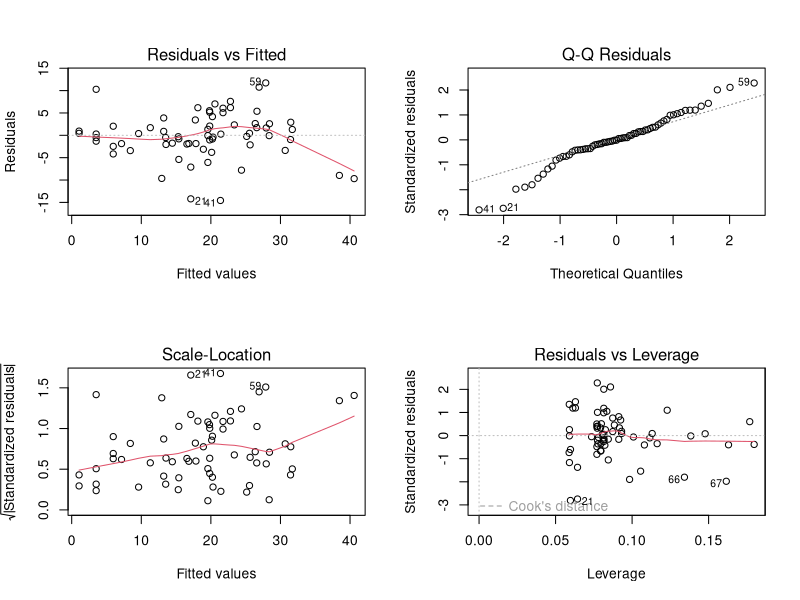

Write the R code that produced this figure.
## ----Q1, eval=TRUE, echo=SOLUTIONS, results=SOLUTIONS, collapse=TRUE---------------------------------------------------
loyn <- read.table("./data/loyn.txt", header = TRUE)
str(loyn)

loyn$LOGAREA <- log10(loyn$AREA)
# create factor GRAZE as it was originally coded as an integer
loyn$FGRAZE <- factor(loyn$GRAZE)
loyn$LOGDIST <- log10(loyn$DIST)
loyn$LOGLDIST <- log10(loyn$LDIST)


## ----Q2, eval=TRUE, echo=SOLUTIONS, results=SOLUTIONS, collapse=TRUE---------------------------------------------------
# Example:

# Rank	|	Predictor	|	Biological effect
# 1	    |	LOGAREA	  |	Large patches containing proportionally
#                     more core habitat: enable persistence of
#                     species with larger home ranges. 
# 3	    |	LOGDIST	  |	?
# ?	    |	LOGLDIST	|	?
# 2	    |	YR.ISOL	  |	?
# ?	    |	ALT		    |	?
# ?	    |	FGRAZE	  |	?

# expect different researchers to come up with different predictions!
# The main limitation is our lack of expert knowledge of the
# study system and area, of course.


## ----Q3, eval=SOLUTIONS, echo=SOLUTIONS, results=SOLUTIONS, collapse=TRUE----------------------------------------------
## VOI<- c("ABUND", "LOGAREA", "LOGDIST", "LOGLDIST", "YR.ISOL", "ALT", "FGRAZE")
## pairs(loyn[, VOI])
## 
## # There is variable degrees of imbalance (correlation) between predictors
## # such as:
## # LOGAREA and FGRAZE,
## # LOGDIST and LOGLDIST (quite expected),
## # YR.ISOL and other variables like LOGAREA or FGRAZE,
## # LOGAREA and ALT,
## # but overall a decent spread of observations across these pairs of predictors.
## 
## # The relationship between the response variable ABUND and all the predictors
## # is visible in the top row:
## #  Some potential correlations present like with LOGAREA (positive),
## # YR.ISOl (positive), maybe ALT (positive) and FGRAZE (negative).


## ----Q4, eval=TRUE, echo=SOLUTIONS, results=SOLUTIONS, collapse=TRUE---------------------------------------------------
M1 <- lm(ABUND ~ LOGDIST + LOGLDIST +
                 YR.ISOL + ALT + LOGAREA * FGRAZE,
         data = loyn)


## ----Q5, eval=TRUE, echo=SOLUTIONS, results=SOLUTIONS, collapse=TRUE---------------------------------------------------
summary(M1)

# Yes, they are the coefficients with the larger p-values (by definition).

# "LOGDIST", "LOGLDIST" have large SE relative to coefficient values,
# as well as "YR.ISOL" and "Alt".
# To a lesser extent, some coefs associated with "LOGAREA" and "FGRAZE".

# All of these gave hints of correlations in the data exploration,
# so the large standard errors may be due to this (or to the predictor
# having an effect near zero, i.e. no substantial effect) 



## ----Q6, eval=TRUE, echo=SOLUTIONS, results=SOLUTIONS, collapse=TRUE---------------------------------------------------
# Wait: why did we not use 'summary' or 'anova' for this?

# 'summary' tests if the coefficient for each predictor is significantly
# different from zero.
# 'anova' tests for the significance of the proportion of variation explained
# by a particular term in the model.
# The ANOVA allows testing the overall significance of categorical predictors,
# which involves several coefficients together, thus is more handy. 
# But the results of this ANOVA depend on the order of the variables,
# which is arbitrary here.
# We could change the order but there are too many possible permutations
# Summary p-values don't suffer that problem but test different hypotheses
# It would be useful to use an ANOVA that doesn't depend on the order
# of inclusion of the variables, like 'drop1'

drop1(M1, test = "F")

# LOGDIST is the least significant, hence makes the least 
# contribution to the variability explained by the model, 
# with respect to the number of degrees of freedom it uses (1)

# In retrospect, this model selection step effectively amounts to a test of the
# significance of the LOGDIST effect (although it is a relatively weak test,
# because this was not specific: in reality we were testing
# multiple hypotheses at once)


## ----Q7, eval=TRUE, echo=SOLUTIONS, results=SOLUTIONS, collapse=TRUE---------------------------------------------------
M2 <- lm(ABUND ~ LOGLDIST + # removing LOGDIST here
                 YR.ISOL + ALT + LOGAREA * FGRAZE,
         data = loyn)

# or use the shortcut:

M2<- update(M1, formula = . ~ . - LOGDIST) # "." means all previous variables
drop1(M2, test = "F")

# LOGLDIST is now the least significant, hence makes the least 
# contribution to the variability explained by the model, 
# with respect to the number of degrees of freedom it uses (1)

M3 <- update(M2, formula = . ~ . - LOGLDIST)
drop1(M3, test = "F")

# YR.ISOL and ALT now the least significant. Choosing on the basis of
# p-values this similar is really quite arbitrary, so would be best guided
# by expert knowledge if we have it.
# in the absence of strong a-priori expertise, we'll go for YR.ISOL

M4 <- update(M3, formula = . ~ . - YR.ISOL)
drop1(M4, test = "F")

# and finally drop ALT from the model
# I am writing the model in full for more clarity:
M5 <- lm(ABUND ~ LOGAREA * FGRAZE, data = loyn) 
# Here we are, back to a
# familiar version of the model!


## ----Q8, eval=TRUE, echo=SOLUTIONS, results=SOLUTIONS, collapse=TRUE---------------------------------------------------
# If the goal of the study is simply to test the FGRAZE * LOGAREA interaction, then all we need is the associated significance test.
# If the model is intended to be used for further inference (like
# prediction), then we will try to simplify it as much as is justifiable to do.

# We can use drop1 for this, but we don't need to, in this simple case:
# when an interaction is significant, the main effects should be left in,
# irrespective of significance, because the interaction cannot be
# interpreted correctly without its main effect.

# Likewise, when an interaction is non-significant it must go first,
# and only then the evidence for the main effects can be assessed.

# Because R always includes interactions *after* their main effects
# in the models, the anova of the model returns the same result as drop1, 
# in our simple model which has no interactions with other terms

# Demo:
anova(M5)
drop1(M5, test= "F") 
# drop1 is clever enough that it doesn't let you
# see the p-values for the main effect, in the presence of their interaction.

# In this case the interaction is not significant, and thus isn't needed
# a better model would thus be the additive-only model:
# lm(ABUND ~ LOGAREA + FGRAZE , data = loyn)
# By applying 'drop1' we have effectively tested the effect of the interaction,
# i.e. the hypothesis that the effect of grazing level depends on patch size (or vice versa).


## ----Q9, eval=TRUE, echo=SOLUTIONS, results=SOLUTIONS, collapse=TRUE, fig.show= ifelse(SOLUTIONS, "asis", "hide")------
M6 <- lm(ABUND ~ LOGAREA + FGRAZE, data = loyn) 
# first split the plotting device into 2 rows and 2 columns
par(mfrow = c(2,2))

# now create the residuals plots
plot(M6)

# To test the normality of residuals assumption we use the Normal Q-Q plot. 
# The central residuals are not too far from the Q-Q line but the extremes
# are too extreme (the tails of the distribution are too long). Some
# observations, both high and low, are poorly explained by the model.

# The plot of the residuals against the fitted values suggests these
# extreme residuals happen for intermediate fitted values.

# Looking at the homogeneity of variance assumption (Residuals vs
# Fitted and Scale-Location plot),
# the graphs are mostly messy, with no clear pattern emerging. There is
# a hint of smaller variance with the lowest fitted values, which is not ideal.
# This could mean that the homogeneity of variance assumption is not met
# (i.e. the variances are not the same). 

# The observations with the highest leverage don't appear to be overly
# influential, according to the Cook's distances in the Residuals vs
# Leverage plot.  


## ----Q9extra, eval=SOLUTIONS, echo=SOLUTIONS, results=SOLUTIONS, collapse=TRUE-----------------------------------------
## # (Extra)
## # ABUND being bounded by zero, it wouldn't be too surprising if the variance increases with the mean abundance.
## # This is often improved by log-transforming the response
## loyn$logABUND<- log(loyn$ABUND + 1) # here the natural log
## M6log <- lm(logABUND ~ LOGAREA + FGRAZE, data = loyn)
## par(mfrow = c(2,2))
## plot(M6log)
## 
## # Not this time! Lots of extreme negative residuals generated.
## 
## # Back to `M6`, then. The other issue was the extreme residuals.
## # This could be due to missing important predictors from the model, either
## # unknown predictors, or interactions.


## ----Q10, eval=TRUE, echo=SOLUTIONS, results=SOLUTIONS, collapse=TRUE--------------------------------------------------
anova(M6)
# null hypothesis 1: There is no effect of LOGAREA on ABUND
# (the proportion of variation explained by LOGAREA is zero)
# null hypothesis 2: There is no effect of FGRAZE on ABUND
# (no significant proportion of variation explained by grazing
# levels *after* the effect of LOGAREA)
# the p values are all very small therefore reject both null hypotheses.

# (Supplement, for info)
# You can work out the proportions of variation explained by each predictor
# we can extract the Sums of squares like this:
str(anova(M6)) # examine the structure of the returned object
M6.SS<- anova(M6)$'Sum Sq' # store values of interest
M6.SS # checking that we have extracted the Sums of squares as intended

# compute SST (total sums of squares):
M6.SST<- sum(anova(M6)$'Sum Sq') 

# proportion of variation in the data explained by the model:
(M6.SST - M6.SS[3]) / M6.SST # 0.7269773

# proportion of variation in the data explained by predictors:
(M6.SS[1:2]) / M6.SST # 0.5476530 0.1793243

# So that's 55% of variation in the data explained by LOGAREA and 18% for FGRAZE after LOGAREA


summary(M6)

# From the summary table, the model equation is
# ABUND = 15.72*(Intercept) + 7.25*LOGAREA + 0.38*FGRAZE2 - 0.19*FGRAZE3
# - 1.59*FGRAZE4 - 11.89*FGRAZE5
# Note that (Intercept) = 1 always


## ----Q11, eval=TRUE, echo=SOLUTIONS, results=SOLUTIONS, collapse=TRUE--------------------------------------------------
# Biologically: confirming what we already found out in the previous LM exercises:
# There is a significant effect of grazing levels, especially the highest
# level with a negative effect on bird abundance

# There is a significant positive effect of patch area, too.

# The relative importance of patch area and grazing is not entirely clear, 
# as these are correlated, with smaller patches also having higher grazing
# intensity on average, and larger patches lower grazing intensity.

# Some observations are poorly predicted (fitted) using the set of
# available predictors.

# Interpretation: 
# Bird abundance may increase with patch area due to populations being more
# viable in large patches (e.g. less prone to extinction), 
# or perhaps because there is proportionally less edge effect in larger
# patches, and this in turn provides more high quality habitat for species 
# associated with these habitat patches

# The negative effect of grazing may be due to grazing decreasing resource
# availability for birds, for example plants or seeds directly, or insects
# associated with the grazed plants.


# Methodologically:
# Doing model selection is difficult without an intrinsic / expert knowledge
# of the system, to guide what variables to include.
# Even with this data set, many more models could have been formulated.
# For example, for me, theory would have suggested to test an interaction 
# between YR.ISOL and LOGDIST (or LOGLDIST?), 
# because LOGDIST will affect the dispersal of birds between patches 
# (hence the colonisation rate), 
# and the time since isolation of the patch may affect how important
# dispersal has been to maintain or rescue populations 
# (for recently isolated patches, dispersal, and hence distance to nearest
# patches may have a less important effect)


## ----Q12a, eval=TRUE, echo=SOLUTIONS, results=SOLUTIONS, collapse=TRUE-------------------------------------------------
# This time, we are not doing any specific hypothesis testing, so there's
# no need to force the LOGAREA * FGRAZE into the model until the
# end of the model selection.
# But we should still start with a "most complex model considered" 
# which we deem plausible.

M.start<- lm(ABUND ~ LOGLDIST + YR.ISOL + ALT + LOGAREA * FGRAZE, data= loyn)

step(M.start)

# or 

drop1(M.start)
# lowest AIC would be obtained by removing LOGLDIST

M.step2<- lm(ABUND ~ YR.ISOL + ALT + LOGAREA * FGRAZE, data= loyn)
drop1(M.step2)
# lowest AIC would be obtained by removing YR.ISOL

M.step3<- lm(ABUND ~ ALT + LOGAREA * FGRAZE, data= loyn)
drop1(M.step3)
# lowest AIC would be obtained by removing ALT

M.step4<- lm(ABUND ~ LOGAREA * FGRAZE, data= loyn)
drop1(M.step4)
# lowest AIC is the current model, including the interaction.
# unlike the F-test, the AIC favors retaining the interaction


# one way of constructing a summary table, for reporting the results:
# (we could include the model without interaction, for reference)
Model.formulas<- c("LOGLDIST + YR.ISOL + ALT + LOGAREA * FGRAZE",
	"YR.ISOL + ALT + LOGAREA * FGRAZE",
	"ALT + LOGAREA * FGRAZE",
	"LOGAREA * FGRAZE",
	"LOGAREA + FGRAZE")
Model.AIC<- c(AIC(M.start),
	AIC(M.step2),
	AIC(M.step3),
	AIC(M.step4),
	AIC(M6))

summary.table<- data.frame(Model= Model.formulas,
	AIC= round(Model.AIC, 2))

# Sorting models from lowest AIC (preferred) to highest (least preferred):
summary.table<- summary.table[order(summary.table$AIC), ]

# Adding AIC differences with respect to best model:
summary.table$deltaAIC<- summary.table$AIC - summary.table$AIC[1]


## ----Q12b, eval=TRUE, echo=SOLUTIONS, results=TRUE, collapse=TRUE------------------------------------------------------
# print the table on screen
summary.table


## ----Q12c, eval=TRUE, echo=FALSE---------------------------------------------------------------------------------------
knitr::kable(summary.table, "html", align = "lcr", row.names = FALSE)


## ----Q12d, eval=TRUE, echo=SOLUTIONS, results=SOLUTIONS, collapse=TRUE-------------------------------------------------
# We don't need to re-validate or re-interpret the model, since 
# the minimum adequate model is the one we came up with in the
# previous exercise.

# Note that this rather automatic way of doing model selection
# misses a number of plausible combinations of the terms of 
# interest. This is somewhat arbitrary and there is a chance to
# miss the "best" model in that way.

# The function `step` tries to reduce this problem with the
# options `direction= "both"`. This means that after achieving a
# minimal model by applying "backwards" steps of model
# reduction, `step` will eventually apply one or more
# "forward" steps, where previously deleted terms are added
# again in case they lead to an improvement of the minimal model.

# However, this is no replacement for a fully manual and 
# thought-through model selection, informed by the understanding 
# of theory in the research area, and of the research questions.


## ----A1, eval=TRUE, echo=SOLUTIONS, results=SOLUTIONS, collapse=TRUE---------------------------------------------------
birds.add.2 <- lm(ABUND ~ FGRAZE + LOGAREA, data = loyn)
anova(birds.add.2)

# null hypothesis 1: There is no effect of FGRAZE on ABUND
# (no difference between grazing levels)
# null hypothesis 2: There is no effect of LOGAREA on ABUND
# (the proportion of variation in ABUND explained by LOGAREA is
# zero *after* accounting for the effect of FGRAZE)
# the p values are all very small therefore reject both null hypotheses.

# we can also extract the Sums of squares like this:
birds.add.2.SS<- anova(birds.add.2)$'Sum Sq' # store values of interest
birds.add.2.SST<- sum(anova(birds.add.2)$'Sum Sq') # compute SST

# proportion of variation in the data explained by the model:
(birds.add.2.SST - birds.add.2.SS[3]) / birds.add.2.SST
# the same as the previous model

# proportion of variation in the data explained by predictors:
(birds.add.2.SS[1:2]) / birds.add.2.SST # 0.5449233 0.1820540

# So that's 54% for FGRAZE and 18% for LOGAREA after FGRAZE,
# essentially reversing the contributions found in the first
# model (for reference, see the solution code chunk for Question 19).

# Conclusion: here the order matters a lot. This is not too surprising since
# the design is unbalanced and FGRAZE and LOGAREA covary (they are correlated)


## ----A2, eval=TRUE, echo=SOLUTIONS, results=SOLUTIONS, collapse=TRUE---------------------------------------------------
# ABUND = 15.72*(Intercept) + 7.25*LOGAREA + 0.38*FGRAZE2 - 0.19*FGRAZE3
# - 1.59*FGRAZE4 - 11.89*FGRAZE5
# Note that (Intercept) = 1 always

# expected abundance for (A): replace LOGAREA by -0.5, and all FGRAZE2...5 by 0
15.72*1 + 7.25*(-0.5) + 0.38*0 - 0.19*0 - 1.59*0 - 11.89*0 # 12.095

# could also extract the model coefficients like this:
M6.coef<- coef(M6)
M6.coef
# and multiply by the predictor values to obtain the equivalent prediction
# (difference due to my own roundings of estimates above)
sum(M6.coef * c(1, -0.5, 0, 0, 0, 0)) # 12.09278 

# expected abundance for (B): input 1 for the GRAZE3 variable
15.72*1 + 7.25*(-0.5) + 0.38*0 - 0.19*1 - 1.59*0 - 11.89*0 # 11.905
# or
sum(M6.coef * c(1, -0.5, 0, 1, 0, 0)) # 11.90349

# the difference (B) 11.90349 - (A) 12.09278 should correspond to
# the estimate for the GRAZE3 coefficient

# expected abundance for (C)
sum(M6.coef * c(1, 0.5, 0, 1, 0, 0)) # 19.15072

# the difference (C) 19.15072 - (B) 11.90349 should coincide with the
# estimate of the slope for the LOGAREA effect, since there is just one
# LOGAREA unit of difference and the slope is the change in expected
# abundance for a 1-unit increase in the predictor.


## ----A3, eval=TRUE, echo=SOLUTIONS, results=SOLUTIONS, collapse=TRUE---------------------------------------------------
birds.inter.1 <- lm(ABUND ~ FGRAZE * LOGAREA , data = loyn)
# ABUND = 21.243*(Intercept) - 6.165*FGRAZE2 - 7.215*FGRAZE3 - 17.910*FGRAZE4
# - 17.043*FGRAZE5 + 4.144*LOGAREA + 4.368*FGRAZE2:LOGAREA
# + 4.989*FGRAZE3:LOGAREA + 15.235*FGRAZE4:LOGAREA + 1.996*FGRAZE5:LOGAREA
# Note that (Intercept) = 1 always

# expected abundance for (A): replace LOGAREA by 2.5, and all terms involving
# FGRAZE2...5 by 0
21.243*1 - 6.165*0 - 7.215*0 - 17.910*0 - 17.043*0 + 4.144*2.5 + 4.368*0 + 4.989*0 + 15.235*0 + 1.996*0 # 31.603

# much lower risk of error by extracting the model coefficients like this:
birds.inter.1.coef<- coef(birds.inter.1)
birds.inter.1.coef # check coefficients and their order
# and multiply by the predictor values to obtain the equivalent prediction
sum(birds.inter.1.coef * c(1, 0, 0, 0, 0, 2.5, 0, 0, 0, 0)) # 31.60296 

# expected abundance for (B): input 1 for the GRAZE5 variable and -0.5 for
# variables LOGAREA and FGRAZE5:LOGAREA
21.243*1 - 6.165*0 - 7.215*0 - 17.910*0 - 17.043*1 + 4.144*(-0.5) + 4.368*0 + 4.989*0 + 15.235*0 + 1.996*(-0.5) # 1.13
# or
sum(birds.inter.1.coef * c(1, 0, 0, 0, 1, -0.5, 0, 0, 0, -0.5)) # 1.130203 

# Well done if you got there!


## ----A4, eval=SOLUTIONS, echo=SOLUTIONS, results=SOLUTIONS, collapse=TRUE----------------------------------------------
## # first split the plotting device into 2 rows and 2 columns
## par(mfrow = c(2,2))
## 
## # create the residuals plots for the additive model
## plot(M6)
## 
## # create the residuals plots for the interactive model
## plot(birds.inter.1)
## 
## # Not a great deal of an improvement! Just marginally better in every respect,
## # thanks to increasing the fit slightly by throwing lots of
## # (unnecessary?) new model parameters at the data.
## 
## # By increasing the complexity of the model, we have improved
## # the fit, but there is little evidence that what we have
## # additionally captured is of biological interest. It most
## # likely is just noise in the data, because the sample size is
## # too low for the model (and us) to be able to distinguish true
## # patterns from noise (See plots from Question 8).

